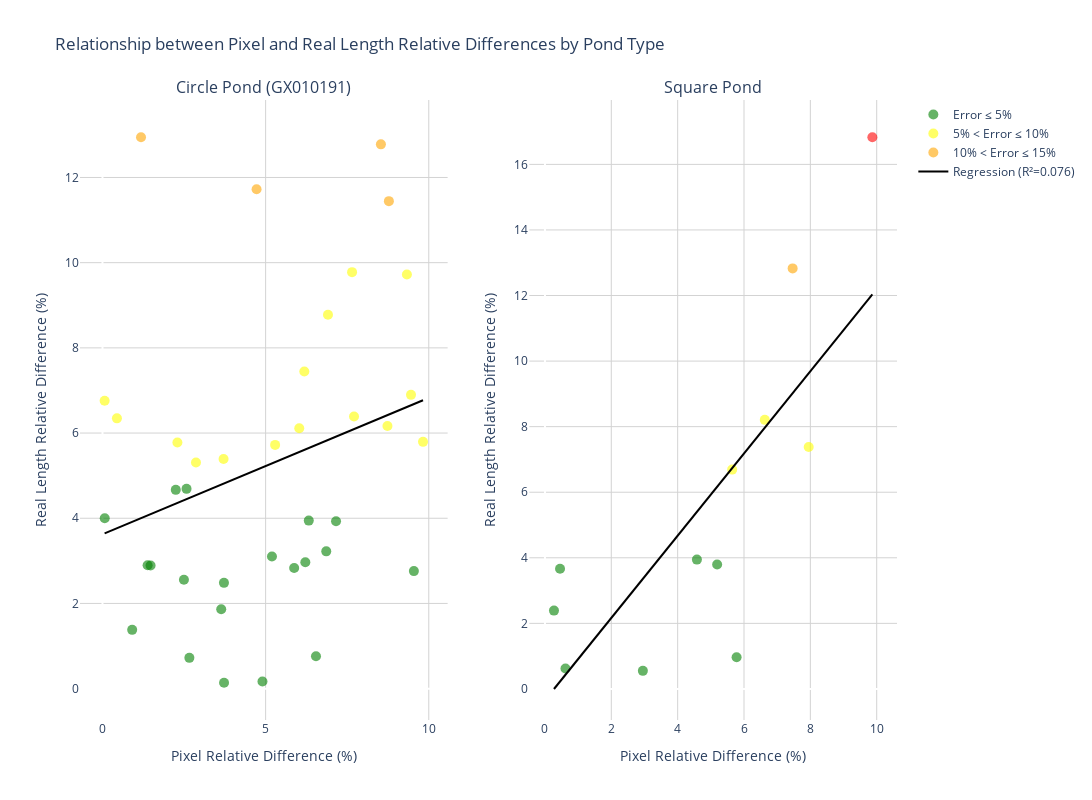

Notebook cell for this chart:
### Code cell
# Split data into two groups based on image name
circle_df = new_df[new_df['image_name'].str.contains('191')]
square_df = new_df[~new_df['image_name'].str.contains('191')]

from plotly.subplots import make_subplots

import plotly.graph_objects as go
import plotly.express as px
import plotly.subplots as sp
import numpy as np
from scipy import stats



# Create two subplots
fig = make_subplots(rows=1, cols=2, subplot_titles=('Circle Pond (GX010191)', 'Square Pond'))

# Helper function to add traces for each dataset
def add_error_traces(df, fig, col=1):
    error_thresholds = [5, 10, 15]
    colors = ['green', 'yellow', 'orange', 'red']
    
    for i in range(len(error_thresholds) + 1):
        if i == 0:
            mask = df['real_length_rel_diff'] <= error_thresholds[0]
            label = f'Error ≤ {error_thresholds[0]}%'
        elif i == len(error_thresholds):
            mask = df['real_length_rel_diff'] > error_thresholds[-1]
            label = f'Error > {error_thresholds[-1]}%'
        else:
            mask = (df['real_length_rel_diff'] > error_thresholds[i-1]) & \
                   (df['real_length_rel_diff'] <= error_thresholds[i])
            label = f'{error_thresholds[i-1]}% < Error ≤ {error_thresholds[i]}%'
        
        fig.add_trace(
            go.Scatter(
                x=df[mask]['pixel_rel_diff'],
                y=df[mask]['real_length_rel_diff'],
                mode='markers',
                name=label,
                marker=dict(color=colors[i], size=10, opacity=0.6),
                hovertemplate=
                '<b>Image:</b> %{customdata[0]}<br>' +
                '<b>Pixels Total Length:</b> %{customdata[8]:.1f}<br>' +
                '<b>Length:</b> %{customdata[7]:.1f}<br>' +
                '<b>Total Length:</b> %{customdata[1]:.1f}<br>' +
                '<b>Lobster Size:</b> %{customdata[2]}<br>' +
                '<b>Pixel Rel Diff:</b> %{customdata[3]:.1f}%<br>' +
                '<b>Pixel Abs Diff:</b> %{customdata[4]:.1f}<br>' +
                '<b>Real Length Abs Diff:</b> %{customdata[5]:.1f}<br>' +
                '<b>Real Length Rel Diff:</b> %{customdata[6]:.1f}%<br>',
                customdata=list(zip(df[mask]['image_name'], 
                                  df[mask]['total_length'],
                                  df[mask]['lobster_size'],
                                  df[mask]['pixel_rel_diff'],
                                  df[mask]['pixel_abs_diff'],
                                  df[mask]['real_length_abs_diff'],
                                  df[mask]['real_length_rel_diff'],
                                  df[mask]['Length'],
                                  df[mask]['pixels_total_length'])),
                showlegend=(col==1),  # Only show legend for first column
            ),
            row=1, col=col
        )

    # Add regression line
    slope, intercept, r_value, p_value, std_err = stats.linregress(
        df['pixel_rel_diff'], df['real_length_rel_diff']
    )
    x_range = np.linspace(df['pixel_rel_diff'].min(), df['pixel_rel_diff'].max(), 100)
    y_range = slope * x_range + intercept
    
    fig.add_trace(
        go.Scatter(
            x=x_range,
            y=y_range,
            mode='lines',
            name=f'Regression (R²={r_value**2:.3f})',
            line=dict(color='black', width=2),
            showlegend=(col==1)
        ),
        row=1, col=col
    )
    
    return r_value**2, slope, intercept

# Add traces for both datasets
r2_circle, slope_circle, intercept_circle = add_error_traces(circle_df, fig, col=1)
r2_square, slope_square, intercept_square = add_error_traces(square_df, fig, col=2)

# Update layout
fig.update_layout(
    title='Relationship between Pixel and Real Length Relative Differences by Pond Type',
    width=1600,
    height=800,
    plot_bgcolor='white'
)

# Update axes
for i in [1, 2]:
    fig.update_xaxes(
        title='Pixel Relative Difference (%)',
        showgrid=True,
        gridwidth=1,
        gridcolor='lightgray',
        row=1, col=i
    )
    fig.update_yaxes(
        title='Real Length Relative Difference (%)',
        showgrid=True,
        gridwidth=1,
        gridcolor='lightgray',
        row=1, col=i
    )

# Print statistics
print("Circle Pond Statistics:")
print(f"R-squared: {r2_circle:.3f}")
print(f"Slope: {slope_circle:.3f}")
print(f"Intercept: {intercept_circle:.3f}")
print("\nSquare Pond Statistics:")
print(f"R-squared: {r2_square:.3f}") 
print(f"Slope: {slope_square:.3f}")
print(f"Intercept: {intercept_square:.3f}")

fig.show()

### Figure 1 — Plotly figure (JSON) as saved in the notebook; plotly's stock layout.template omitted (floating-point values rounded to 4 significant figures; data arrays with more than 128 entries replaced by an {"elided": "..."} marker saying what was removed)
{"data": [{"customdata": {"elided": "20x9 mixed values"}, "hovertemplate": "<b>Image:</b> %{customdata[0]}<br><b>Pixels Total Length:</b> %{customdata[8]:.1f}<br><b>Length:</b> %{customdata[7]:.1f}<br><b>Total Length:</b> %{customdata[1]:.1f}<br><b>Lobster Size:</b> %{customdata[2]}<br><b>Pixel Rel Diff:</b> %{customdata[3]:.1f}%<br><b>Pixel Abs Diff:</b> %{customdata[4]:.1f}<br><b>Real Length Abs Diff:</b> %{customdata[5]:.1f}<br><b>Real Length Rel Diff:</b> %{customdata[6]:.1f}%<br>", "marker": {"color": "green", "opacity": 0.6, "size": 10}, "mode": "markers", "name": "Error ≤ 5%", "showlegend": true, "type": "scatter", "x": [0.0682, 0.91, 1.383, 1.474, 2.576, 2.246, 2.496, 3.639, 3.723, 2.663, 3.726, 5.194, 4.902, 6.217, 6.543, 7.158, 5.874, 6.322, 9.544, 6.858], "xaxis": "x", "y": [4.0, 1.379, 2.897, 2.889, 4.69, 4.667, 2.556, 1.862, 2.483, 0.7222, 0.1379, 3.103, 0.1667, 2.966, 0.7586, 3.931, 2.833, 3.944, 2.759, 3.222], "yaxis": "y"}, {"customdata": {"elided": "15x9 mixed values"}, "hovertemplate": "<b>Image:</b> %{customdata[0]}<br><b>Pixels Total Length:</b> %{customdata[8]:.1f}<br><b>Length:</b> %{customdata[7]:.1f}<br><b>Total Length:</b> %{customdata[1]:.1f}<br><b>Lobster Size:</b> %{customdata[2]}<br><b>Pixel Rel Diff:</b> %{customdata[3]:.1f}%<br><b>Pixel Abs Diff:</b> %{customdata[4]:.1f}<br><b>Real Length Abs Diff:</b> %{customdata[5]:.1f}<br><b>Real Length Rel Diff:</b> %{customdata[6]:.1f}%<br>", "marker": {"color": "yellow", "opacity": 0.6, "size": 10}, "mode": "markers", "name": "5% < Error ≤ 10%", "showlegend": true, "type": "scatter", "x": [0.0656, 0.4425, 2.865, 2.295, 3.71, 5.291, 6.031, 6.186, 6.911, 9.456, 7.649, 7.709, 9.329, 8.734, 9.824], "xaxis": "x", "y": [6.759, 6.345, 5.31, 5.778, 5.389, 5.722, 6.111, 7.444, 8.778, 6.897, 9.778, 6.389, 9.722, 6.167, 5.793], "yaxis": "y"}, {"customdata": [["undistorted_GX010191_94_1132", 156.7, "big", 1.181, 9.711, 23.3, 12.94, 822.3, 832], ["undistorted_GX010191_28_230", 201.1, "big", 4.722, 48.35, 21.1, 11.72, 1024.0, 1072.0], ["undistorted_GX010191_16_495", 157, "big", 8.533, 77.97, 23, 12.78, 913.8, 835.8], ["undistorted_GX010191_15_479", 159.4, "big", 8.778, 81.81, 20.6, 11.44, 932.0, 850.2]], "hovertemplate": "<b>Image:</b> %{customdata[0]}<br><b>Pixels Total Length:</b> %{customdata[8]:.1f}<br><b>Length:</b> %{customdata[7]:.1f}<br><b>Total Length:</b> %{customdata[1]:.1f}<br><b>Lobster Size:</b> %{customdata[2]}<br><b>Pixel Rel Diff:</b> %{customdata[3]:.1f}%<br><b>Pixel Abs Diff:</b> %{customdata[4]:.1f}<br><b>Real Length Abs Diff:</b> %{customdata[5]:.1f}<br><b>Real Length Rel Diff:</b> %{customdata[6]:.1f}%<br>", "marker": {"color": "orange", "opacity": 0.6, "size": 10}, "mode": "markers", "name": "10% < Error ≤ 15%", "showlegend": true, "type": "scatter", "x": [1.181, 4.722, 8.533, 8.778], "xaxis": "x", "y": [12.94, 11.72, 12.78, 11.44], "yaxis": "y"}, {"customdata": [], "hovertemplate": "<b>Image:</b> %{customdata[0]}<br><b>Pixels Total Length:</b> %{customdata[8]:.1f}<br><b>Length:</b> %{customdata[7]:.1f}<br><b>Total Length:</b> %{customdata[1]:.1f}<br><b>Lobster Size:</b> %{customdata[2]}<br><b>Pixel Rel Diff:</b> %{customdata[3]:.1f}%<br><b>Pixel Abs Diff:</b> %{customdata[4]:.1f}<br><b>Real Length Abs Diff:</b> %{customdata[5]:.1f}<br><b>Real Length Rel Diff:</b> %{customdata[6]:.1f}%<br>", "marker": {"color": "red", "opacity": 0.6, "size": 10}, "mode": "markers", "name": "Error > 15%", "showlegend": true, "type": "scatter", "x": [], "xaxis": "x", "y": [], "yaxis": "y"}, {"line": {"color": "black", "width": 2}, "mode": "lines", "name": "Regression (R²=0.076)", "showlegend": true, "type": "scatter", "x": [0.0656, 0.1642, 0.2627, 0.3613, 0.4599, 0.5584, 0.657, 0.7556, 0.8541, 0.9527, 1.051, 1.15, 1.248, 1.347, 1.446, 1.544, 1.643, 1.741, 1.84, 1.938, 2.037, 2.136, 2.234, 2.333, 2.431, 2.53, 2.628, 2.727, 2.825, 2.924, 3.023, 3.121, 3.22, 3.318, 3.417, 3.515, 3.614, 3.713, 3.811, 3.91, 4.008, 4.107, 4.205, 4.304, 4.403, 4.501, 4.6, 4.698, 4.797, 4.895, 4.994, 5.093, 5.191, 5.29, 5.388, 5.487, 5.585, 5.684, 5.782, 5.881, 5.98, 6.078, 6.177, 6.275, 6.374, 6.472, 6.571, 6.67, 6.768, 6.867, 6.965, 7.064, 7.162, 7.261, 7.36, 7.458, 7.557, 7.655, 7.754, 7.852, 7.951, 8.05, 8.148, 8.247, 8.345, 8.444, 8.542, 8.641, 8.739, 8.838, 8.937, 9.035, 9.134, 9.232, 9.331, 9.429, 9.528, 9.627, 9.725, 9.824], "xaxis": "x", "y": [3.646, 3.677, 3.709, 3.74, 3.772, 3.804, 3.835, 3.867, 3.898, 3.93, 3.961, 3.993, 4.024, 4.056, 4.088, 4.119, 4.151, 4.182, 4.214, 4.245, 4.277, 4.309, 4.34, 4.372, 4.403, 4.435, 4.466, 4.498, 4.529, 4.561, 4.593, 4.624, 4.656, 4.687, 4.719, 4.75, 4.782, 4.813, 4.845, 4.877, 4.908, 4.94, 4.971, 5.003, 5.034, 5.066, 5.098, 5.129, 5.161, 5.192, 5.224, 5.255, 5.287, 5.318, 5.35, 5.382, 5.413, 5.445, 5.476, 5.508, 5.539, 5.571, 5.603, 5.634, 5.666, 5.697, 5.729, 5.76, 5.792, 5.823, 5.855, 5.887, 5.918, 5.95, 5.981, 6.013, 6.044, 6.076, 6.107, 6.139, 6.171, 6.202, 6.234, 6.265, 6.297, 6.328, 6.36, 6.392, 6.423, 6.455, 6.486, 6.518, 6.549, 6.581, 6.612, 6.644, 6.676, 6.707, 6.739, 6.77], "yaxis": "y"}, {"customdata": [["undistorted_GX010193_11_1065", 184.3, "big", 0.2719, 4.733, 4.3, 2.389, 1741.0, 1745.0], ["undistorted_GX010193_27_1553", 186.6, "big", 0.4546, 8.029, 6.6, 3.667, 1766.0, 1774.0], ["undistorted_GX010194_39_513", 144.1, "small", 0.6184, 8.091, 0.9, 0.6207, 1308.0, 1300.0], ["undistorted_GX010193_18_1289", 145.8, "small", 2.951, 39.9, 0.8, 0.5517, 1352, 1312.0], ["undistorted_GX010192_26_1578", 139.5, "small", 5.19, 68.81, 5.5, 3.793, 1326.0, 1257], ["undistorted_GX010192_26_1578", 172.9, "big", 4.58, 78.68, 7.1, 3.944, 1718.0, 1639.0], ["undistorted_GX010193_28_1584", 143.6, "small", 5.776, 79.25, 1.4, 0.9655, 1372.0, 1293.0]], "hovertemplate": "<b>Image:</b> %{customdata[0]}<br><b>Pixels Total Length:</b> %{customdata[8]:.1f}<br><b>Length:</b> %{customdata[7]:.1f}<br><b>Total Length:</b> %{customdata[1]:.1f}<br><b>Lobster Size:</b> %{customdata[2]}<br><b>Pixel Rel Diff:</b> %{customdata[3]:.1f}%<br><b>Pixel Abs Diff:</b> %{customdata[4]:.1f}<br><b>Real Length Abs Diff:</b> %{customdata[5]:.1f}<br><b>Real Length Rel Diff:</b> %{customdata[6]:.1f}%<br>", "marker": {"color": "green", "opacity": 0.6, "size": 10}, "mode": "markers", "name": "Error ≤ 5%", "showlegend": false, "type": "scatter", "x": [0.2719, 0.4546, 0.6184, 2.951, 5.19, 4.58, 5.776], "xaxis": "x2", "y": [2.389, 3.667, 0.6207, 0.5517, 3.793, 3.944, 0.9655], "yaxis": "y2"}, {"customdata": [["undistorted_GX010194_7_885", 154.7, "small", 5.643, 74.33, 9.7, 6.69, 1317.0, 1392.0], ["undistorted_GX010194_19_285", 133.1, "small", 6.626, 84.76, 11.9, 8.207, 1279.0, 1194.0], ["undistorted_GX010193_19_1334", 134.3, "small", 7.95, 103.6, 10.7, 7.379, 1303.0, 1200.0]], "hovertemplate": "<b>Image:</b> %{customdata[0]}<br><b>Pixels Total Length:</b> %{customdata[8]:.1f}<br><b>Length:</b> %{customdata[7]:.1f}<br><b>Total Length:</b> %{customdata[1]:.1f}<br><b>Lobster Size:</b> %{customdata[2]}<br><b>Pixel Rel Diff:</b> %{customdata[3]:.1f}%<br><b>Pixel Abs Diff:</b> %{customdata[4]:.1f}<br><b>Real Length Abs Diff:</b> %{customdata[5]:.1f}<br><b>Real Length Rel Diff:</b> %{customdata[6]:.1f}%<br>", "marker": {"color": "yellow", "opacity": 0.6, "size": 10}, "mode": "markers", "name": "5% < Error ≤ 10%", "showlegend": false, "type": "scatter", "x": [5.643, 6.626, 7.95], "xaxis": "x2", "y": [6.69, 8.207, 7.379], "yaxis": "y2"}, {"customdata": [["undistorted_GX010194_26_373", 126.4, "small", 7.466, 90.87, 18.6, 12.83, 1217.0, 1126.0]], "hovertemplate": "<b>Image:</b> %{customdata[0]}<br><b>Pixels Total Length:</b> %{customdata[8]:.1f}<br><b>Length:</b> %{customdata[7]:.1f}<br><b>Total Length:</b> %{customdata[1]:.1f}<br><b>Lobster Size:</b> %{customdata[2]}<br><b>Pixel Rel Diff:</b> %{customdata[3]:.1f}%<br><b>Pixel Abs Diff:</b> %{customdata[4]:.1f}<br><b>Real Length Abs Diff:</b> %{customdata[5]:.1f}<br><b>Real Length Rel Diff:</b> %{customdata[6]:.1f}%<br>", "marker": {"color": "orange", "opacity": 0.6, "size": 10}, "mode": "markers", "name": "10% < Error ≤ 15%", "showlegend": false, "type": "scatter", "x": [7.466], "xaxis": "x2", "y": [12.83], "yaxis": "y2"}, {"customdata": [["undistorted_GX010193_20_1365", 120.6, "small", 9.869, 117.2, 24.4, 16.83, 1188.0, 1071.0]], "hovertemplate": "<b>Image:</b> %{customdata[0]}<br><b>Pixels Total Length:</b> %{customdata[8]:.1f}<br><b>Length:</b> %{customdata[7]:.1f}<br><b>Total Length:</b> %{customdata[1]:.1f}<br><b>Lobster Size:</b> %{customdata[2]}<br><b>Pixel Rel Diff:</b> %{customdata[3]:.1f}%<br><b>Pixel Abs Diff:</b> %{customdata[4]:.1f}<br><b>Real Length Abs Diff:</b> %{customdata[5]:.1f}<br><b>Real Length Rel Diff:</b> %{customdata[6]:.1f}%<br>", "marker": {"color": "red", "opacity": 0.6, "size": 10}, "mode": "markers", "name": "Error > 15%", "showlegend": false, "type": "scatter", "x": [9.869], "xaxis": "x2", "y": [16.83], "yaxis": "y2"}, {"line": {"color": "black", "width": 2}, "mode": "lines", "name": "Regression (R²=0.605)", "showlegend": false, "type": "scatter", "x": [0.2719, 0.3688, 0.4658, 0.5627, 0.6597, 0.7566, 0.8536, 0.9505, 1.047, 1.144, 1.241, 1.338, 1.435, 1.532, 1.629, 1.726, 1.823, 1.92, 2.017, 2.114, 2.211, 2.308, 2.405, 2.502, 2.599, 2.695, 2.792, 2.889, 2.986, 3.083, 3.18, 3.277, 3.374, 3.471, 3.568, 3.665, 3.762, 3.859, 3.956, 4.053, 4.15, 4.247, 4.343, 4.44, 4.537, 4.634, 4.731, 4.828, 4.925, 5.022, 5.119, 5.216, 5.313, 5.41, 5.507, 5.604, 5.701, 5.798, 5.895, 5.991, 6.088, 6.185, 6.282, 6.379, 6.476, 6.573, 6.67, 6.767, 6.864, 6.961, 7.058, 7.155, 7.252, 7.349, 7.446, 7.543, 7.639, 7.736, 7.833, 7.93, 8.027, 8.124, 8.221, 8.318, 8.415, 8.512, 8.609, 8.706, 8.803, 8.9, 8.997, 9.094, 9.191, 9.287, 9.384, 9.481, 9.578, 9.675, 9.772, 9.869], "xaxis": "x2", "y": [-0.002306, 0.1193, 0.2408, 0.3624, 0.484, 0.6056, 0.7271, 0.8487, 0.9703, 1.092, 1.213, 1.335, 1.457, 1.578, 1.7, 1.821, 1.943, 2.064, 2.186, 2.308, 2.429, 2.551, 2.672, 2.794, 2.916, 3.037, 3.159, 3.28, 3.402, 3.523, 3.645, 3.767, 3.888, 4.01, 4.131, 4.253, 4.374, 4.496, 4.618, 4.739, 4.861, 4.982, 5.104, 5.225, 5.347, 5.469, 5.59, 5.712, 5.833, 5.955, 6.076, 6.198, 6.32, 6.441, 6.563, 6.684, 6.806, 6.927, 7.049, 7.171, 7.292, 7.414, 7.535, 7.657, 7.779, 7.9, 8.022, 8.143, 8.265, 8.386, 8.508, 8.63, 8.751, 8.873, 8.994, 9.116, 9.237, 9.359, 9.481, 9.602, 9.724, 9.845, 9.967, 10.09, 10.21, 10.33, 10.45, 10.57, 10.7, 10.82, 10.94, 11.06, 11.18, 11.3, 11.43, 11.55, 11.67, 11.79, 11.91, 12.03], "yaxis": "y2"}], "layout": {"annotations": [{"font": {"size": 16}, "showarrow": false, "text": "Circle Pond (GX010191)", "x": 0.225, "xanchor": "center", "xref": "paper", "y": 1, "yanchor": "bottom", "yref": "paper"}, {"font": {"size": 16}, "showarrow": false, "text": "Square Pond", "x": 0.775, "xanchor": "center", "xref": "paper", "y": 1, "yanchor": "bottom", "yref": "paper"}], "height": 800, "plot_bgcolor": "white", "title": {"text": "Relationship between Pixel and Real Length Relative Differences by Pond Type"}, "width": 1600, "xaxis": {"anchor": "y", "domain": [0, 0.45], "gridcolor": "lightgray", "gridwidth": 1, "showgrid": true, "title": {"text": "Pixel Relative Difference (%)"}}, "xaxis2": {"anchor": "y2", "domain": [0.55, 1], "gridcolor": "lightgray", "gridwidth": 1, "showgrid": true, "title": {"text": "Pixel Relative Difference (%)"}}, "yaxis": {"anchor": "x", "domain": [0, 1], "gridcolor": "lightgray", "gridwidth": 1, "showgrid": true, "title": {"text": "Real Length Relative Difference (%)"}}, "yaxis2": {"anchor": "x2", "domain": [0, 1], "gridcolor": "lightgray", "gridwidth": 1, "showgrid": true, "title": {"text": "Real Length Relative Difference (%)"}}}}
